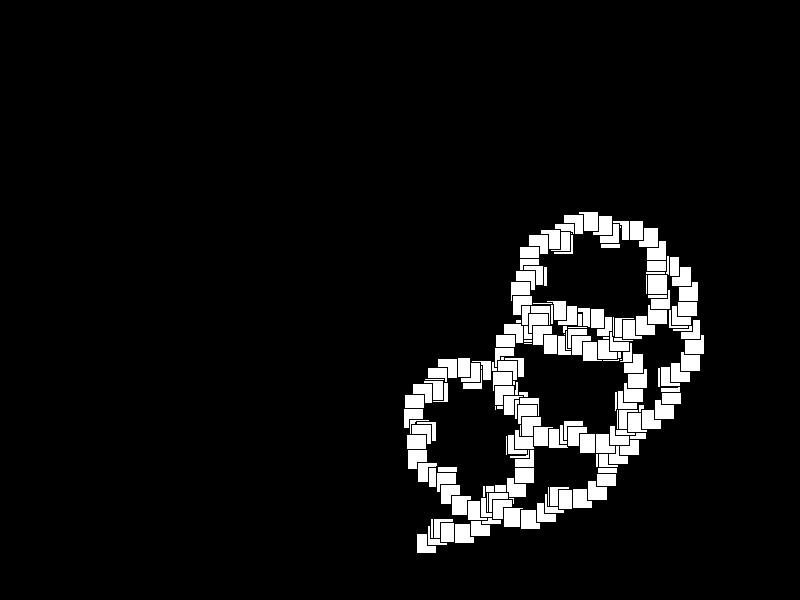
Frame 1 (no input)
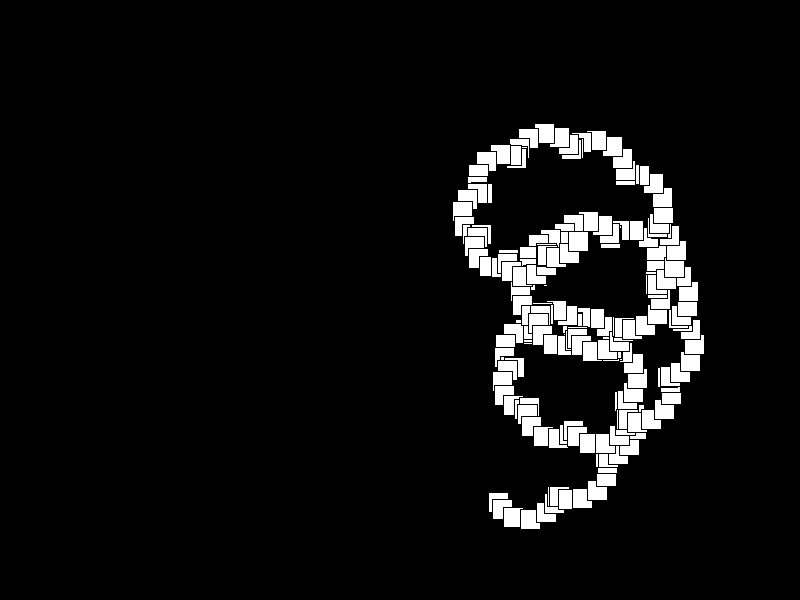
Frame 60 (the mouse pressed at the canvas centre just before this capture)
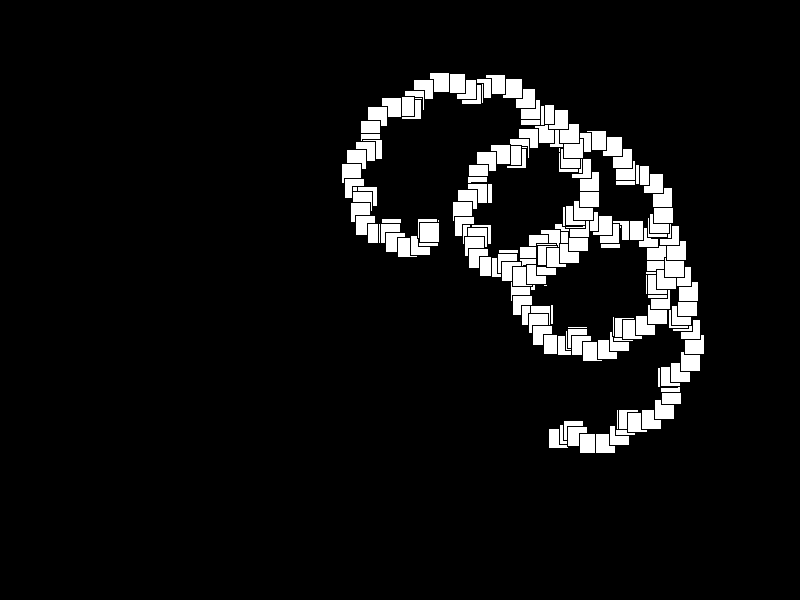
Frame 120 (the mouse held since frame 60 and released just before this capture)

The Processing sketch that drew these frames (run headless with seeded random() and noise(); from frame 60 on, the mouse is pressed at the canvas centre):

// Processing sketch: sketch_151210d
// ── sketch_151210d.pde
void setup() {
  size(800, 600);
}
void draw() {
  background(0);
  for (int i= 0; i<200; i++) {
    float x= sin((i+frameCount)*0.01)*width*0.25;
    float y= cos((i+frameCount)*0.01)*height*0.25;
    float xx= sin((i+frameCount)*0.1)*width*0.1;
    float yy= cos((i+frameCount)*0.1)*width*0.1;
    float xxx= sin((i+frameCount)*1)*width*0.01;
    float yyy= cos((i+frameCount)*1)*width*0.01;
    rect(width*0.5+x+xx+xxx, height*0.5+y+yy+yyy, 20, 20);
  }
}
